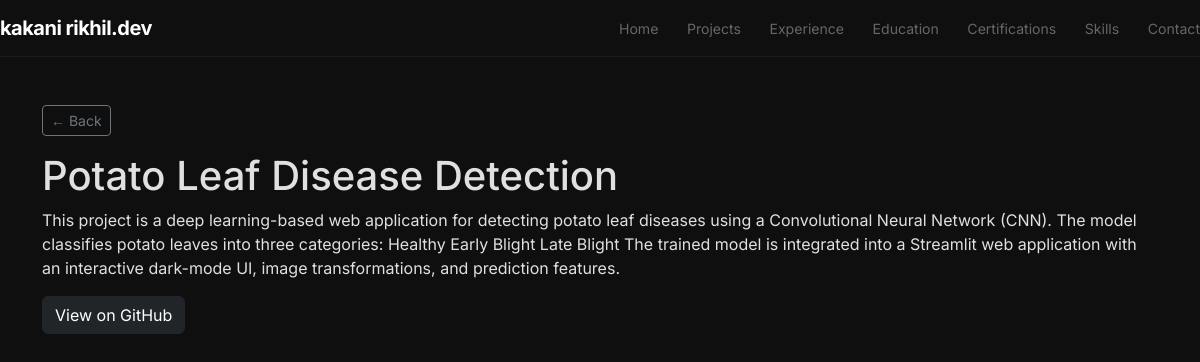
Screenshot of /projects/5/ with the database file from the repository.
### portfolio/models.py (models this page shows, shortened)
class Profile(models.Model):
    name        = models.CharField(max_length=100)
    tagline     = models.CharField(max_length=200)   # "Django backend developer building..."
    bio         = models.TextField(blank=True)        # longer about me text
    photo       = models.ImageField(upload_to='profile/')
    github_url  = models.URLField(blank=True)
    linkedin_url = models.URLField(blank=True)
    email       = models.EmailField(blank=True)
    available_for_work = models.BooleanField(default=True)  # controls the green badge
    class Meta:
        verbose_name_plural = 'Profile'  # fixes spelling in admin sidebar

class Project(models.Model):
    title       = models.CharField(max_length=200)
    description = models.TextField()
    github_url  = models.URLField(blank=True)
    image       = models.ImageField(upload_to='projects/', blank=True)
    tech_stack  = models.CharField(max_length=300, blank=True)

### portfolio/views.py (the view)
# urls.py: path('projects/<int:pk>/',      views.project_detail,       name='project-detail'),
def project_detail(request, pk):
    project = Project.objects.get(id=pk)
    return render(request, 'portfolio/project_detail.html', {
        'project': project,
    })

### portfolio/context_processors.py (called while the page is built)
def profile(request):
    return {
        'site_profile': Profile.objects.first()
    }

### portfolio/templates/portfolio/project_detail.html (shortened to what this page needs)
{% extends 'portfolio/base.html' %}
{% block content %}
  <a href="/" class="btn btn-outline-secondary btn-sm mb-3">&larr; Back</a>
  <h1>{{ project.title }}</h1>
  <p>{{ project.description }}</p>
  <a href="{{ project.github_url }}" target="_blank" class="btn btn-dark">View on GitHub</a>
{% endblock %}

### portfolio/templates/portfolio/base.html (shortened to what this page needs)
{% load static %}
<!DOCTYPE html>
<html lang="en">
<head>
    {% load static %}
    <link rel="stylesheet" href="{% static 'portfolio/css/style.css' %}">
    <link href="https://cdn.jsdelivr.net/npm/bootstrap@5.3.0/dist/css/bootstrap.min.css" rel="stylesheet">
</head>
<body>
<nav class="navbar d-flex justify-content-between align-items-center">
    <a class="navbar-brand" href="/">
        {% if site_profile %}{{ site_profile.name|lower }}.dev
        {% else %}Rikhil.dev{% endif %}
    </a>
    <div class="nav-links">
        <a href="/">Home</a>
        <a href="#projects">Projects</a>
        <a href="#experience">Experience</a>
        <a href="#education">Education</a>
        <a href="#certifications">Certifications</a>
        <a href="#skills">Skills</a>
        <a href="{% url 'contact' %}">Contact</a>
    </div>
</nav>
<div class="container py-5">
    {% block content %}{% endblock %}
</div>
</body>
</html>

### portfolio/static/portfolio/css/style.css (style rules this page uses)
html, body { background-color: #0f0f0f !important; color: #e0e0e0 !important; min-height: 100vh; }
.container, .container-fluid { background-color: transparent !important; }
section, div { background-color: transparent; }
* { font-family: 'Inter', sans-serif; box-sizing: border-box; }
body { background: #0f0f0f; color: #e0e0e0; margin: 0; }
.navbar { background: #0f0f0f !important; border-bottom: 1px solid #1a1a1a; padding: 1rem 2rem; position: sticky; top: 0; z-index: 100; backdrop-filter: blur(10px); }
.navbar-brand { font-weight: 700; font-size: 1.1rem; color: #fff !important; letter-spacing: -0.5px; text-decoration: none; }
.nav-links a { color: #666; text-decoration: none; margin-left: 1.5rem; font-size: 0.88rem; transition: color 0.2s; }

### rows the page displays
Profile: name "kakani rikhil"
Project: title "Potato Leaf Disease Detection", description "This project is a deep learning-based web application for detecting potato leaf diseases using a Convolutional Neural Network (CNN). The model classifies potato leaves into three categories: Healthy Early Blight Late Blight The trained model is integrated into a Streamlit web application with an interactive dark-mode UI, image transformations, and prediction features."
